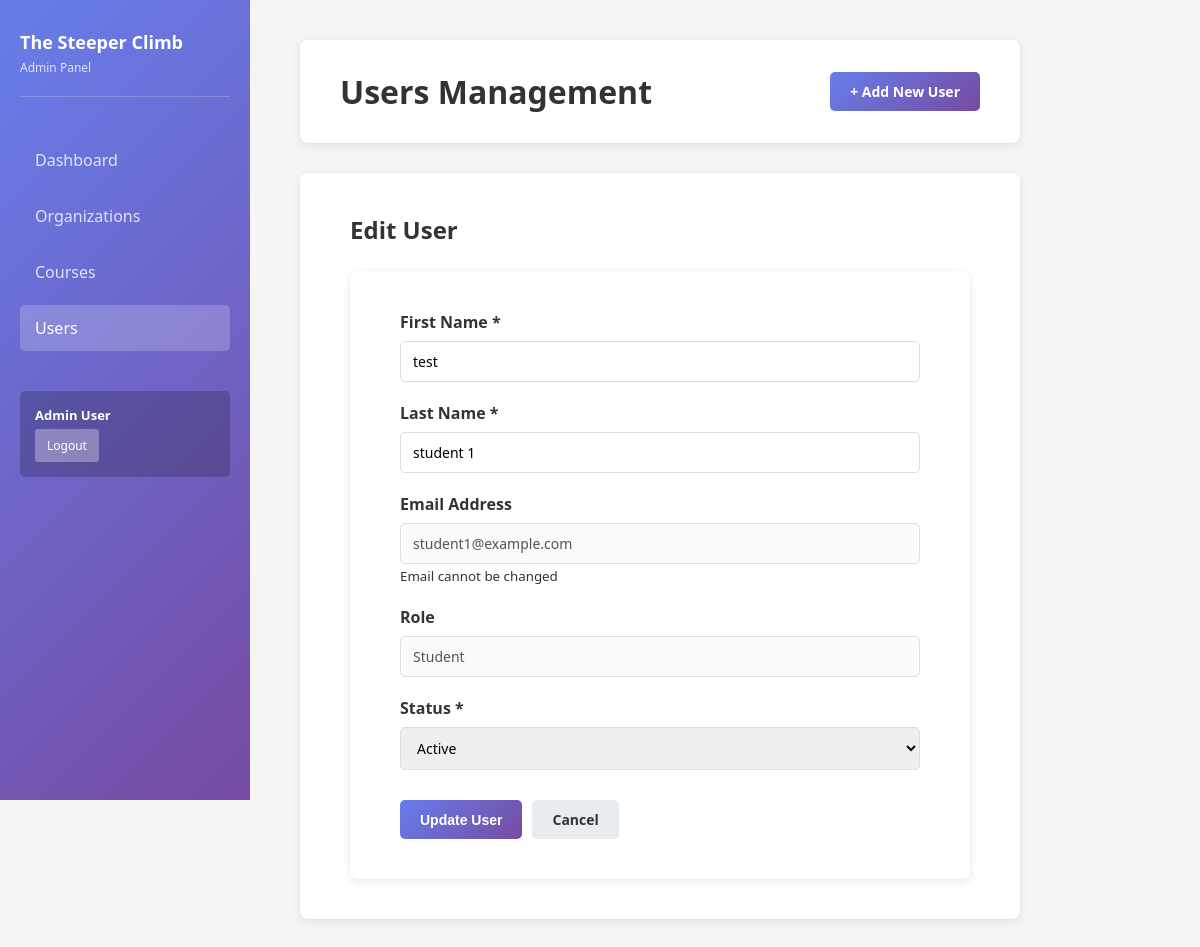
Screenshot of /public/admin/users.php?action=edit&id=4 (signed in) with the database file from the repository.
### tables this page shows
CREATE TABLE `users` (
  `id` int(11) NOT NULL,
  `email` varchar(255) NOT NULL,
  `password_hash` varchar(255) NOT NULL,
  `first_name` varchar(100) NOT NULL,
  `last_name` varchar(100) NOT NULL,
  `role` enum('admin','organization','student') NOT NULL,
  `status` enum('active','inactive','suspended') NOT NULL DEFAULT 'active',
  `created_at` timestamp NOT NULL DEFAULT current_timestamp(),
  `updated_at` timestamp NOT NULL DEFAULT current_timestamp() ON UPDATE current_timestamp(),
  `last_login` datetime DEFAULT NULL,
  `phone` varchar(20) DEFAULT NULL,
  `organization_name` varchar(255) DEFAULT NULL,
  `organization_description` text DEFAULT NULL,
  `organization_website` varchar(255) DEFAULT NULL,
  `organization_address` text DEFAULT NULL,
  `organization_city` varchar(100) DEFAULT NULL,
  `organization_state` varchar(50) DEFAULT NULL,
  `organization_postal_code` varchar(20) DEFAULT NULL,
  `organization_country` varchar(100) DEFAULT NULL,
  `organization_contact_person` varchar(255) DEFAULT NULL,
  `organization_contact_email` varchar(255) DEFAULT NULL,
  `organization_contact_phone` varchar(20) DEFAULT NULL,
  `created_by` int(11) DEFAULT NULL,
  `organization_id` int(11) DEFAULT NULL
);

### src/Auth/Auth.php (called while the page is built, shortened)
<?php
class Auth {
    public static function isLoggedIn() {
        return isset($_SESSION['user_id']) && !self::isSessionExpired();
    }
    private static function isSessionExpired() {
        return false;
    }
    public static function getCurrentUser() {
        return [
            'id' => $_SESSION['user_id'],
            'email' => $_SESSION['email'],
            'first_name' => $_SESSION['first_name'],
            'last_name' => $_SESSION['last_name'],
            'role' => $_SESSION['role']
        ];
    }
}
?>

### src/Models/BaseModel.php (called while the page is built, shortened)
<?php
abstract class BaseModel {
    protected $pdo;
    protected $table;
    public function __construct($pdo) {
        $this->pdo = $pdo;
    }
    public function findById($id) {
        $stmt = $this->pdo->prepare("SELECT * FROM {$this->table} WHERE id = ?");
        $stmt->execute([$id]);
        return $stmt->fetch(PDO::FETCH_ASSOC);
    }
}
?>

### public/admin/users.php (the view, shortened to what this page needs)
<?php
require_once __DIR__ . '/../../src/Auth/Auth.php';
$pdo = getMainDatabaseConnection();
$userModel = new UserModel($pdo);
$user = Auth::getCurrentUser();
$action = $_GET['action'] ?? 'list';
?>
<!DOCTYPE html>
<html lang="en">
<head>
    <link rel="stylesheet" href="<?php echo APP_URL; ?>/assets/css/admin.css">
</head>
<body>
    <div class="container">
        <aside class="sidebar">
            <div class="logo">
                <h2>The Steeper Climb</h2>
                <p>Admin Panel</p>
            </div>
            <nav class="nav-menu">
                <ul>
                    <li><a href="dashboard.php">Dashboard</a></li>
                    <li><a href="organizations.php">Organizations</a></li>
                    <li><a href="courses.php">Courses</a></li>
                    <li class="active"><a href="users.php">Users</a></li>
                </ul>
            </nav>
            <div class="user-info">
                <p><?php echo htmlspecialchars($user['first_name'] . ' ' . $user['last_name']); ?></p>
                <a href="<?php echo APP_URL; ?>/public/logout.php" class="logout-btn">Logout</a>
            </div>
        </aside>
        <main class="main-content">
            <header class="header">
                <h1>Users Management</h1>
                <a href="users.php?action=create" class="btn btn-primary">+ Add New User</a>
            </header>
            <?php if ($action === 'list'): ?>
                <section class="content-section">
                    <div class="table-responsive">
                        <table class="data-table">
                            <thead>
                                <tr>
                                    <th>Name</th>
                                    <th>Email</th>
                                    <th>Role</th>
                                    <th>Status</th>
                                    <th>Created</th>
                                    <th>Actions</th>
                                </tr>
                            </thead>
                            <tbody>
                                <?php foreach ($users as $u): ?>
                                    <tr>
                                        <td><strong><?php echo htmlspecialchars($u['first_name'] . ' ' . $u['last_name']); ?></strong></td>
                                        <td><?php echo htmlspecialchars($u['email']); ?></td>
                                        <td><span class="badge badge-<?php echo strtolower($u['role']); ?>"><?php echo ucfirst($u['role']); ?></span></td>
                                        <td><span class="badge badge-<?php echo strtolower($u['status']); ?>"><?php echo ucfirst($u['status']); ?></span></td>
                                        <td><?php echo Utils::formatDate($u['created_at']); ?></td>
                                        <td>
                                            <a href="users.php?action=edit&id=<?php echo $u['id']; ?>" class="btn btn-sm btn-primary">Edit</a>
                                            <?php if ($u['id'] !== $user['id']): ?>
                                                <a href="users.php?action=delete&id=<?php echo $u['id']; ?>" class="btn btn-sm btn-danger" onclick="return confirm('Are you sure?')">Delete</a>
                                            <?php endif; ?>
                                        </td>
                                    </tr>
                                <?php endforeach; ?>
                            </tbody>
                        </table>
                    </div>
                </section>
            <?php elseif ($action === 'edit' && isset($_GET['id'])): ?>
                <?php
                    $target_user = $userModel->findById((int)$_GET['id']);
                ?>
                <section class="content-section">
                    <h2>Edit User</h2>
                    <form method="POST" class="form">
                        <div class="form-group">
                            <label for="first_name">First Name *</label>
                            <input type="text" id="first_name" name="first_name" value="<?php echo htmlspecialchars($target_user['first_name']); ?>" required>
                        </div>
                        <div class="form-group">
                            <label for="last_name">Last Name *</label>
                            <input type="text" id="last_name" name="last_name" value="<?php echo htmlspecialchars($target_user['last_name']); ?>" required>
                        </div>
                        <div class="form-group">
                            <label>Email Address</label>
                            <input type="email" value="<?php echo htmlspecialchars($target_user['email']); ?>" disabled>
                            <small>Email cannot be changed</small>
                        </div>
                        <div class="form-group">
                            <label>Role</label>
                            <input type="text" value="<?php echo ucfirst($target_user['role']); ?>" disabled>
                        </div>
                        <div class="form-group">
                            <label for="status">Status *</label>
                            <select id="status" name="status" required>
                                <option value="active" <?php echo $target_user['status'] === 'active' ? 'selected' : ''; ?>>Active</option>
                            </select>
                        </div>
                        <div class="form-actions">
                            <button type="submit" class="btn btn-primary">Update User</button>
                            <a href="users.php" class="btn btn-secondary">Cancel</a>
                        </div>
                    </form>
                </section>
            <?php endif; ?>
        </main>
    </div>
</body>
</html>

### assets/css/admin.css (style rules this page uses)
* { margin: 0; padding: 0; box-sizing: border-box; }
body { font-family: 'Segoe UI', Tahoma, Geneva, Verdana, sans-serif; background: #f5f5f5; color: #333; }
.container { display: grid; grid-template-columns: 250px 1fr; min-height: 100vh; }
.sidebar { background: linear-gradient(135deg, #667eea 0%, #764ba2 100%); color: white; padding: 30px 20px; position: fixed; left: 0; top: 0; width: 250px; height: 100vh; overflow-y: auto; }
.sidebar .logo { margin-bottom: 40px; border-bottom: 1px solid rgba(255, 255, 255, 0.2); padding-bottom: 20px; }
.sidebar .logo h2 { font-size: 18px; margin-bottom: 5px; }
.sidebar .logo p { font-size: 12px; opacity: 0.8; }
.nav-menu ul { list-style: none; margin-bottom: 40px; }
.nav-menu li { margin-bottom: 10px; }
.nav-menu a { display: block; color: rgba(255, 255, 255, 0.8); text-decoration: none; padding: 12px 15px; border-radius: 5px; transition: all 0.3s; }
.nav-menu a:hover, .nav-menu li.active a { background: rgba(255, 255, 255, 0.2); color: white; }
.user-info { background: rgba(0, 0, 0, 0.2); padding: 15px; border-radius: 5px; font-size: 13px; margin-top: auto; }
.user-info p { font-weight: 600; margin-bottom: 5px; }
.logout-btn { display: inline-block; background: rgba(255, 255, 255, 0.3); color: white; padding: 8px 12px; border-radius: 3px; text-decoration: none; font-size: 12px; transition: background 0.3s; }
.main-content { margin-left: 250px; padding: 40px 50px; width: calc(100vw - 250px); }
.header { background: white; padding: 30px 40px; border-radius: 8px; margin-bottom: 30px; display: flex; justify-content: space-between; align-items: center; min-width: 300px; width: 60vw; box-shadow: 0 2px 8px rgba(0, 0, 0, 0.1); }
.header h1 { font-size: 32px; color: #333; }
.btn { display: inline-block; padding: 10px 20px; border-radius: 5px; text-decoration: none; font-weight: 600; font-size: 14px; border: none; cursor: pointer; transition: all 0.3s; }
.btn-primary { background: linear-gradient(135deg, #667eea 0%, #764ba2 100%); color: white; }
.btn-secondary { background: #e9ecef; color: #333; }
.form { background: white; padding: 40px 50px; border-radius: 8px; box-shadow: 0 2px 8px rgba(0, 0, 0, 0.1); min-width: 300px; width: 100%; }
.form-group { margin-bottom: 20px; }
.form-group label { display: block; margin-bottom: 8px; font-weight: 600; color: #333; }
.form-group input, .form-group textarea, .form-group select { width: 100%; padding: 10px 12px; border: 1px solid #ddd; border-radius: 5px; font-size: 14px; font-family: inherit; transition: border-color 0.3s; }
.form-actions { display: flex; gap: 10px; margin-top: 30px; }
.content-section { background: white; padding: 40px 50px; border-radius: 8px; box-shadow: 0 2px 8px rgba(0, 0, 0, 0.1); margin-bottom: 30px; min-width: 300px; width: 60vw; }
.content-section h2 { margin-bottom: 25px; font-size: 24px; }

### rows the page displays
users: first_name "test", last_name "student 1", email "student1@example.com", role "Student", status "Active"

### other values shown
$user['first_name'] . ' ' . $user['last_name'] "Admin User"
